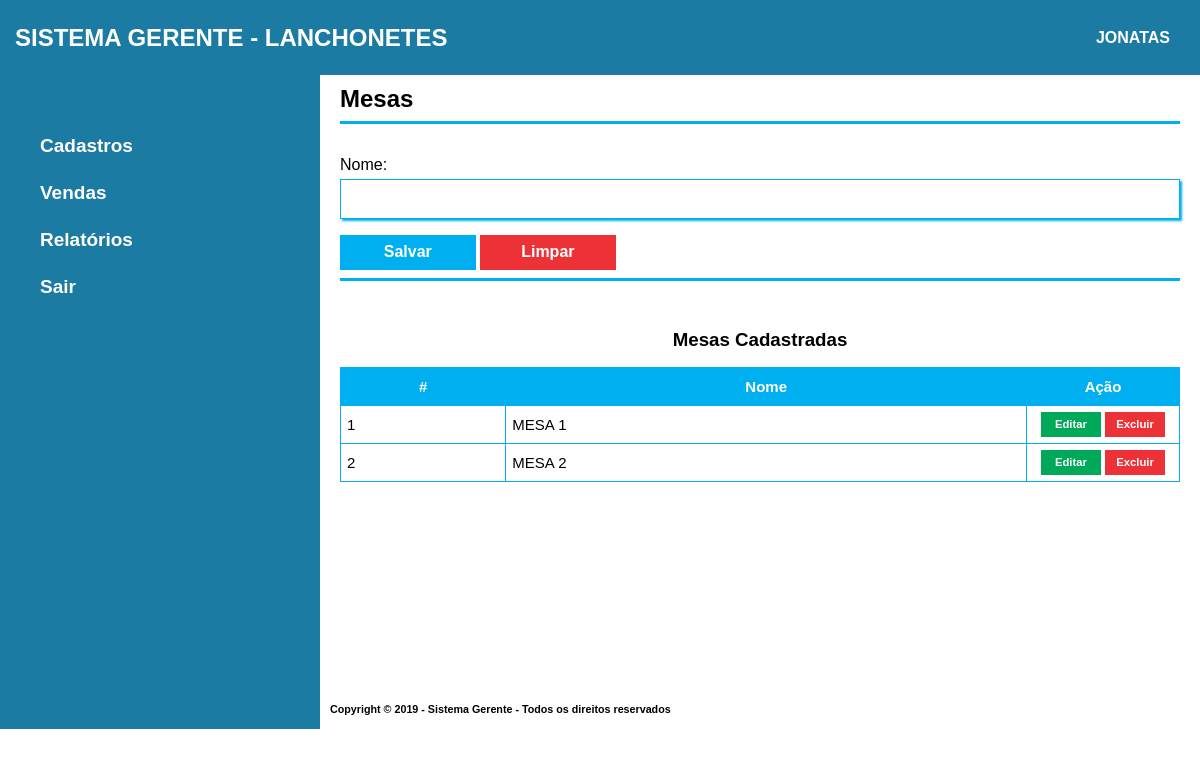
/sistema/view/cadastroMesa.php (signed in), run on the app's committed database.
### tables this page shows
CREATE TABLE IF NOT EXISTS `mesas` (
  `idMesa` INT NOT NULL AUTO_INCREMENT COMMENT '',
  `nome` VARCHAR(45) NULL COMMENT '',
  PRIMARY KEY (`idMesa`)  COMMENT '');

### sistema/controller/DB.php (called while the page is built, shortened)
<?php
class DB {
	private static $instance;
	static function getInstance(){
		if(!isset(self::$instance))	{
			try{
				self::$instance = new PDO("mysql:host=127.0.0.1;dbname=sistemagerente", 'root', "");
				self::$instance->setAttribute(PDO::ATTR_ERRMODE, PDO::ERRMODE_EXCEPTION);
				self::$instance->setAttribute(PDO::ATTR_DEFAULT_FETCH_MODE, PDO::FETCH_OBJ);
			} catch (PDOException $e){
				echo $e->getMessage();
			}
		}
		return self::$instance;
	}
}
?>

### sistema/controller/mesaController.php (called while the page is built, shortened)
<?php
require_once '../controller/DB.php';
require_once '../model/Mesa.php';
function listaMesas() {
    $mesa = new Mesa(DB::getInstance(), null);
    return $mesa->listar();
}
?>

### sistema/model/Mesa.php (called while the page is built, shortened)
<?php
require_once '../controller/DB.php';
class Mesa{
	private $conexao;
    public function __construct($conexao, $mesa) {
        $this->conexao = $conexao;
    }
    public function listar() {
        try {
            $sql = 'SELECT * FROM mesas';
            $stmt = $this->conexao->prepare($sql);
            $stmt->execute();
            return $stmt->fetchAll(PDO::FETCH_OBJ);
        } catch (PDOException $e) {
            echo $e->getMessage();
        }
    }
}
?>

### sistema/view/cadastroMesa.php (the view, shortened to what this page needs)
<!DOCTYPE html>
<html>
<head>
	<link rel="stylesheet" type="text/css" href="../assets/css/style.css" />
</head>
<body>
	<div>
		<?php include "header.php" ?>
		<div class="container">
			<div class="menu">
				<?php include "menu_lateral.php" ?>
			</div>
			<div class="form">
				<?php require_once '../controller/mesaController.php';?>
			    <?php if(isset($_GET['editar_registro'])){
			        foreach (listaMesas() as $mesas){
			            if($mesas->idMesa == $_GET['editar_registro']){ ?>
			    <div class="titulo_form">
			    	<h2>Editar Cadastro Mesas</h2>
			    </div>
			    <fieldset>
				    <div class="form_group">
				        <form name="editarMesa" method="POST" action="../controller/mesaController.php">
				            <div class="campo col_1">
				                <input type="hidden" id="idMesa" name="idMesa" value="<?php echo $mesas->idMesa ?>">
				                <label>Nome: </label>
				                <input class="col1" type="text" id="nome" name="nome" required="required" autofocus value="<?php echo $mesas->nome ?>">
				            </div>
				            <div class="botao">
				                <input class="botao_principal" type="submit" id="editar" name="editar" value="Editar">
				                <input class="botao_secundario" type="submit" id="cancelar" name="cancelar" value="Cancelar">
				            </div>
				        </form>
				    </div>
				</fieldset>
			    <?php
			            }
			        }
			    } else { ?>
			    <div>
			    	<div class="titulo_form">
			    		<h2>Mesas</h2>
			    	</div>
			    	<fieldset>
				        <div class="form_group">
				        	<form name="cadastroMesa" method="POST" action="../controller/mesaController.php">
				        		<div class="campo col_1">
				        			<label>Nome: </label>
				                    <input class="col1" type="text" id="nome" name="nome" required="required" autofocus>
				                </div>
				                <div class="botao">
				                    <input class="botao_principal" type="submit" id="salvar" name="salvar" value="Salvar" >
				                    <input class="botao_secundario" type="reset" value="Limpar" />
				                </div>
				        	</form>
				        </div>
				    </fieldset>
				    <fieldset>
				        <div>
				            <?php if (listaMesas() != null) {?>
				            <div class="titulo_table">
				            	<h3>Mesas Cadastradas</h3>
				            </div>
				            <div class="table">
					            <table>
				                    <tr>
				                        <th>#</th>
				                        <th>Nome</th>
				                        <th colspan="2" width="140">Ação</th>
				                    </tr>
					                <?php foreach (listaMesas() as $mesas){?>
				                    <tr data-id="<?= $mesas->idMesa;?>">
				                        <td><?= $mesas->idMesa;?></td>
				                        <td><?= $mesas->nome;?></td>
				                        <td class="botao_acao"><a href="cadastroMesa.php?editar_registro=<?php echo $mesas->idMesa; ?>"><button class="botao_acao_p">Editar</button></a>
				                        	<a href="cadastroMesa.php?excluir_registro=<?php echo $mesas->idMesa; ?>"><button class="botao_acao_s">Excluir</button></a></td>
				                    </tr>
					                <?php }?>
					            </table>
					        </div>
				            <?php }?>
				        </div>
				    </fieldset>
			    </div>
			    <?php }?>
			</div>
		</div>
		<?php include "footer.php" ?>
	</div>
</body>
</html>

### sistema/assets/css/style.css (style rules this page uses)
* { margin: 0; padding: 0; }
a { text-decoration: none; }
body { padding: 0; margin: 0; width: auto; height: auto; font-family: Verdana, sans-serif; position: absolute; overflow-x: hidden; }
.container { width: 100vw; display: grid; grid-template-columns: 320px auto; grid-template-rows: minmax(614px, auto); }
.menu { background: #1C7BA2; display: inline-block; }
.form { box-sizing: border-box; padding: 10px 20px; display: inline-block; }
.form_group { padding-top: 2em; }
.botao { padding-bottom: 0.5em; }
.botao_verde, .botao_principal, .botao_secundario, .botao_acao_p, .botao_acao_s, select, label.checkbox { cursor: pointer; }
.botao_principal { font-size: 1em; font-weight:bold; background: #00AFEF; border: 0; color: #FFF; width: 145px; height: 35px; }
.botao_secundario { font-size: 1em; font-weight:bold; background: #ED3237; border: 0; color: #FFF; width: 145px; height: 35px; }
.botao_acao { text-align: center; width: 140px; }
.botao_acao_p { font-size: 0.75em; font-weight:bold; background: #00A859; border: 0; color: #FFF; width: 60px; height: 25px; }
.botao_acao_s { font-size: 0.75em; font-weight:bold; background: #ED3237; border: 0; color: #FFF; width: 60px; height: 25px; }
fieldset { border: 0; }
body, input, select, textarea, button { font-family: Verdana, sans-serif; font-size: 1em; }
.campo { margin-bottom: 1em; }
.campo label { margin-bottom: 0.3em; display: block; }
.col1 { width: 100%; }
.campo input[type="text"], .campo input[type="email"], .campo input[type="url"], .campo input[type="tel"], .campo input[type="file"], .campo input[type="password"], .campo select, .campo textarea { height: 2em; border: 1px solid #00AFEF; box-shadow: 2px 2px 2px #00AFEF; display: block; font-size: 1.25em; padding-left: 0.5em; padding-right: 0.5em; }
.campo input[type="text"], .campo input[type="email"], .campo input[type="url"], .campo input[type="file"], .campo input[type="password"], .campo input[type="tel"] { -webkit-box-sizing: border-box; -moz-box-sizing: border-box; box-sizing: border-box; }
.titulo_form { border-bottom: 0.2em solid #00AFEF; padding-bottom: 0.5em; }
.titulo_table { padding-top: 3em; text-align: center; border-top: 0.2em solid #00AFEF; }
.table { padding-top: 1em; }
table { font-family: Verdana, sans-serif; font-size: 15px; border-collapse: collapse; width: 100%; }
table td, table th { border: 1px solid #00AFEF; padding: 6px; }
table th { padding-top: 10px; padding-bottom: 10px; text-align: center; background-color: #00AFEF; color: white; }
.form_pdv .botao_verde, .botao_principal, .botao_secundario { width: 135.6px; height: 35px; }

### data on the page
mesas: idMesa "1", nome "MESA 1"
mesas: idMesa "2", nome "MESA 2"

### other printed values
$_SESSION['dados_usuario']->nome "JONATAS"
